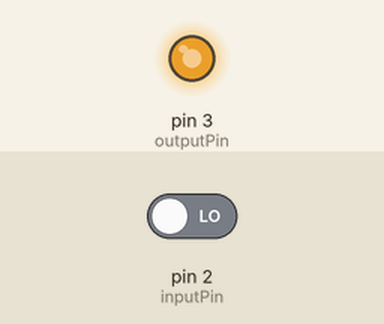
Bench run of a sketch on a simulated Arduino Uno, built with avr-gcc and run on an emulated ATmega328P. Parts: output pins drawn as LEDs (lit = HIGH). The inputs (shaded band) are chosen by the test bench; at power-on: pin 2 (inputPin) LOW. What the sketch prints to the serial monitor is not drawn.

Above: at 2.35 s.
Timing chart, 0 to 6.4 s (numbered marks = the images above):
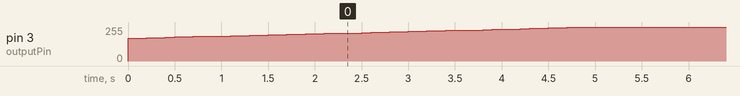

The sketch:

pidspeedcontrol.ino
```cpp
// (licence header left out)
 /* Alterado por Josenalde Oliveira em 18.04.2018 e 01/05/2018 e 06/05/2019 para FAN CONTROL */

/* PID control RPM Fan */
#include "PID_v1.h"

// signal pins
int inputPin = 2; // Hall sensor speed signal Digital Pin 2
int outputPin = 3; //D3~ for pwm control signal - blue wire 4-wire fan

unsigned long serialTime; //this will help us know when to talk with processing

double rpmSetpoint, Setpoint, Input, Output;

double rpmInput;
volatile double aux; //Váriavel que armazena as rotações. manipulada pela interrupção
unsigned long elapsedTime = 0;
int intervalTimer = 1000; // 1 second

const int rpmMax = 2970; // set the maximum speed for each fan
                         // to measure, send pwmDuty(79) and measure RPM
byte dutyValue; // for pwmDuty()

//Specify the links and initial tuning parameters
PID myPID(&Input, &Output, &Setpoint, 1,0.1,0.01, DIRECT); // 2.28, 5.49 0

void setup()
{
  pinMode(outputPin, OUTPUT); // pwm signal (control signal)

  // from https://www.arduino.cc/reference/pt/language/functions/external-interrupts/attachinterrupt/
  attachInterrupt(digitalPinToInterrupt(2), ctt, RISING);//Habilita a interrupção 0 no pino 2. O UNO tem 02 interrupções

  pwm25kHzBegin(); // changes pwm frequency from 490 Hz to 25 kHz

  Serial.begin(115200); // 115200 for rpm readings !!!
  //initialize the variables we're linked to

  Input = 0;
  rpmSetpoint = 2000; // RPM
  // map(valor, deMenor, deMaior, paraMenor, paraMaior);
  Setpoint = map(rpmSetpoint, 0, rpmMax, 0, 255);

  //turn the PID on
  myPID.SetMode(AUTOMATIC);
}

void loop()
{
  if (millis() - elapsedTime >= intervalTimer) {
      //Serial.print(rpm * 30);//Mostra o RPM.
      //Serial.println(" RPM");//Mostra o RPM.
      elapsedTime = millis(); //reset
      rpmInput = aux;
      aux = 0; //Reseta a váriavel para proxima leitura.
   }
  // read speed signal and convert it to RPM (bipolar hall effect sensor)
  // rpmInput*60/2, since its 2 readings each cycle
  Input = map(rpmInput*30, 0, rpmMax, 0, 255);

  myPID.Compute();

  dutyValue = map(Output, 0, 255, 0, 79); // linear mapping

  pwmDuty(dutyValue);

  if(millis() > serialTime)
  {
    SerialReceive();
    SerialSend();
    serialTime+=50; // communicate at each 100 ms = 0.1s
  }
}

/********************************************
 * Serial Communication functions / helpers
 ********************************************/


union {                // This Data structure lets
  byte asBytes[24];    // us take the byte array
  float asFloat[6];    // sent from processing and
}                      // easily convert it to a
foo;                   // float array


// getting float values from processing into the arduino
// was no small task.  the way this program does it is
// as follows:
//  * a float takes up 4 bytes.  in processing, convert
//    the array of floats we want to send, into an array
//    of bytes.
//  * send the bytes to the arduino
//  * use a data structure known as a union to convert
//    the array of bytes back into an array of floats

//  the bytes coming from the arduino follow the following
//  format:
//  0: 0=Manual, 1=Auto, else = ? error ?
//  1: 0=Direct, 1=Reverse, else = ? error ?
//  2-5: float setpoint
//  6-9: float input
//  10-13: float output
//  14-17: float P_Param
//  18-21: float I_Param
//  22-245: float D_Param
void SerialReceive()
{

  // read the bytes sent from Processing
  int index=0;
  byte Auto_Man = -1;
  byte Direct_Reverse = -1;
  while(Serial.available()&&index<26)
  {
    if(index==0) Auto_Man = Serial.read();
    else if(index==1) Direct_Reverse = Serial.read();
    else foo.asBytes[index-2] = Serial.read();
    index++;
  }

  // if the information we got was in the correct format,
  // read it into the system
  if(index==26  && (Auto_Man==0 || Auto_Man==1)&& (Direct_Reverse==0 || Direct_Reverse==1))
  {
    Setpoint=double(foo.asFloat[0]);
    //Input=double(foo.asFloat[1]);       // * the user has the ability to send the
                                          //   value of "Input"  in most cases (as
                                          //   in this one) this is not needed.
    if(Auto_Man==0)                       // * only change the output if we are in
    {                                     //   manual mode.  otherwise we'll get an
      Output=double(foo.asFloat[2]);      //   output blip, then the controller will
    }                                     //   overwrite.

    double p, i, d;                       // * read in and set the controller tunings
    p = double(foo.asFloat[3]);           //
    i = double(foo.asFloat[4]);           //
    d = double(foo.asFloat[5]);           //
    myPID.SetTunings(p, i, d);            //

    if(Auto_Man==0) myPID.SetMode(MANUAL);// * set the controller mode
    else myPID.SetMode(AUTOMATIC);             //

    if(Direct_Reverse==0) myPID.SetControllerDirection(DIRECT);// * set the controller Direction
    else myPID.SetControllerDirection(REVERSE);          //
  }
  Serial.flush();                         // * clear any random data from the serial buffer
}

// unlike our tiny microprocessor, the processing ap
// has no problem converting strings into floats, so
// we can just send strings.  much easier than getting
// floats from processing to here no?
void SerialSend()
{
  Serial.print("PID ");
  //Serial.print(" ");
  Serial.print(Setpoint);
  Serial.print(" ");
  Serial.print(Input);
  Serial.print(" ");
  Serial.print(Output);
  Serial.print(" ");
  Serial.print(myPID.GetKp());
  Serial.print(" ");
  Serial.print(myPID.GetKi());
  Serial.print(" ");
  Serial.print(myPID.GetKd());
  Serial.print(" ");
  if(myPID.GetMode()==AUTOMATIC) Serial.print("Automatic");
  else Serial.print("Manual");
  Serial.print(" ");
  if(myPID.GetDirection()==DIRECT) Serial.println("Direct");
  else Serial.println("Reverse");
}

// from https://fritzenlab.com.br/2018/05/controlar-cooler-intel-4-fios-arduino/
void pwm25kHzBegin() {
  TCCR2A = 0;                               // TC2 Control Register A
  TCCR2B = 0;                               // TC2 Control Register B
  TIMSK2 = 0;                               // TC2 Interrupt Mask Register
  TIFR2 = 0;                                // TC2 Interrupt Flag Register
  TCCR2A |= (1 << COM2B1) | (1 << WGM21) | (1 << WGM20);  // OC2B cleared/set on match when up/down counting, fast PWM
  TCCR2B |= (1 << WGM22) | (1 << CS21);     // prescaler 8
  OCR2A = 79;                               // TOP overflow value (Hz)
  OCR2B = 0;
}
// set duty cycle 25%= 19, 50%=39, 75%=59. 100%=79 (range = 0-79 = 1.25-100%)
void pwmDuty(byte ocrb) {
  OCR2B = ocrb;                             // PWM Width (duty)
}

// ISR fan rotations
void ctt()
{
   aux++;//Incrementa a váriavel.
}
```

Measured:
- by itself, pin 3 (outputPin): moves from 0/255 to 255/255 over 4.9 s
